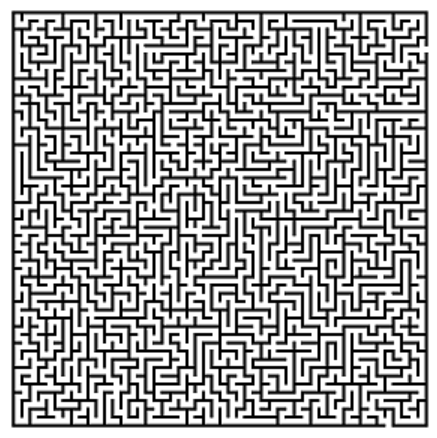
//> input picture maze.PNG, 437 x 438 px
$ ./main   (built with g++ and OpenCV 4)
//> lines starting //> are read from the running program, lines starting //| are printed output that depends on the picture; after the words box and inside, x2 and y2 are one past the last pixel; in counts of white or black regions, pixels touching at a corner belong together
#include <opencv2\opencv.hpp> //image processing
#include <iostream>
#include <vector>
#include "thinning.h"
#include "endpoints.h"
#include "DijkstraShortPath.h"

void main() {
	cv::Mat im0 = cv::imread("C:\\Users\\Peyman\\Desktop\\maze.PNG", 0); //read image
//> im0 is the input picture: 438 rows x 437 cols, CV_8UC1; min 0, max 255, mean 167.9
	cv::resize(im0, im0, cv::Size(640, 480), 0, 0, CV_INTER_LINEAR); //Resize the image to 640x480
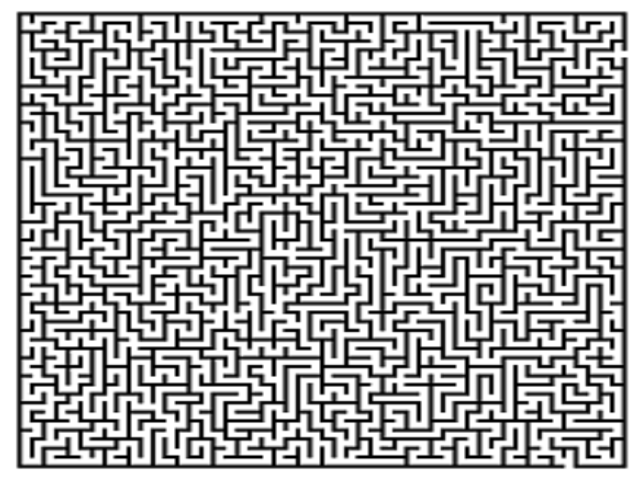
//> im0: 480 rows x 640 cols, CV_8UC1; min 0, max 255, mean 167.8
	cv::Mat bw;
	cv::threshold(im0, bw, 127, 255, CV_THRESH_BINARY); //binarize
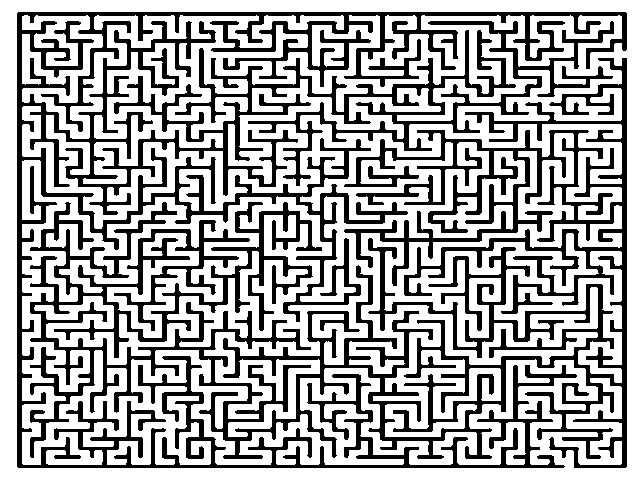
//> bw: 480 rows x 640 cols, CV_8UC1; 65.5% white; 2 black regions, box (x1, y1, x2, y2) and area: (30, 58, 627, 468) 54414, (17, 12, 627, 468) 51653
//> (the run ends here: the program needs code that is not available in this run, at `pgcv::thinning(bw, bw);`)
